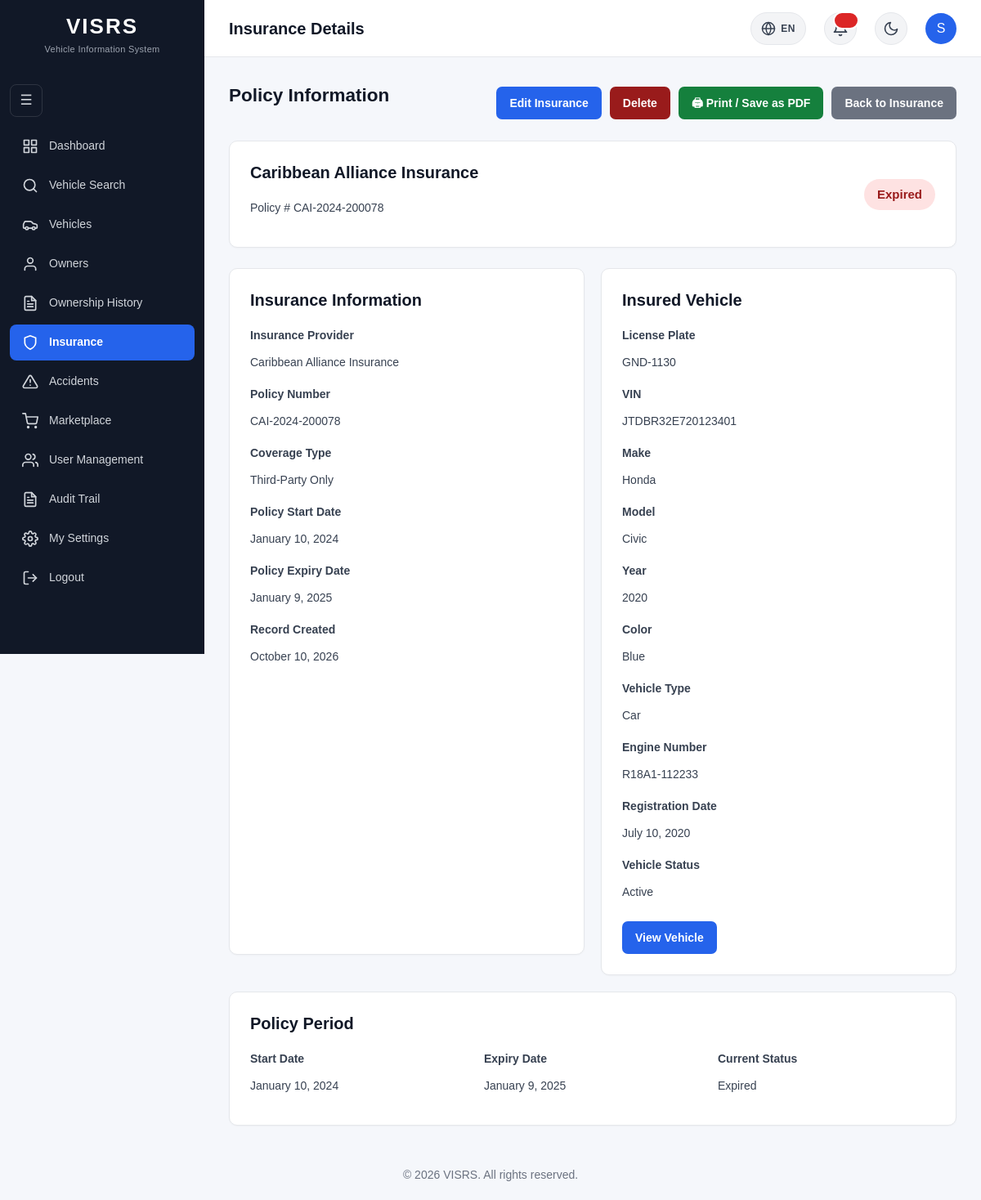
The page /insurance/view.php?id=24 (signed in) on the database its author committed.
### tables this page shows
CREATE TABLE `insurance` (
  `InsuranceID` int(11) NOT NULL,
  `VehicleID` int(11) NOT NULL,
  `ProviderName` varchar(150) NOT NULL,
  `PolicyNumber` varchar(100) NOT NULL,
  `CoverageType` varchar(100) DEFAULT NULL,
  `StartDate` date DEFAULT NULL,
  `ExpiryDate` date DEFAULT NULL,
  `Status` enum('Active','Expired','Cancelled') NOT NULL DEFAULT 'Active',
  `CreatedAt` timestamp NOT NULL DEFAULT current_timestamp()
);

CREATE TABLE `vehicles` (
  `VehicleID` int(11) NOT NULL,
  `PlateNumber` varchar(20) NOT NULL,
  `VIN` varchar(50) NOT NULL,
  `OwnerID` int(11) NOT NULL,
  `SellerID` int(11) DEFAULT NULL,
  `Make` varchar(100) NOT NULL,
  `Model` varchar(100) NOT NULL,
  `VehicleYear` year(4) NOT NULL,
  `Mileage` int(10) UNSIGNED DEFAULT NULL,
  `LastServiceDate` date DEFAULT NULL,
  `OilChangeIntervalKm` int(10) UNSIGNED DEFAULT NULL,
  `LastOilChangeDate` date DEFAULT NULL,
  `LastOilChangeMileage` int(10) UNSIGNED DEFAULT NULL,
  `Color` varchar(50) DEFAULT NULL,
  `VehicleType` varchar(50) DEFAULT NULL,
  `EngineNumber` varchar(100) DEFAULT NULL,
  `RegistrationDate` date DEFAULT NULL,
  `Status` enum('Active','Inactive','Stolen','Sold') NOT NULL DEFAULT 'Active',
  `CreatedAt` timestamp NOT NULL DEFAULT current_timestamp()
);

### insurance/view.php (the view, shortened to what the rows shown need)
<?php
require_once __DIR__ . "/../includes/database.php";
$insuranceID = (int) (
    $_GET["id"] ?? 0
);
$stmt = $pdo->prepare("
    SELECT
        i.InsuranceID,
        i.VehicleID,
        i.ProviderName,
        i.PolicyNumber,
        i.CoverageType,
        i.StartDate,
        i.ExpiryDate,
        i.Status,
        i.CreatedAt,
        v.PlateNumber,
        v.VIN,
        v.Make,
        v.Model,
        v.VehicleYear,
        v.Color,
        v.VehicleType,
        v.EngineNumber,
        v.RegistrationDate,
        v.Status AS VehicleStatus,
        o.UserID AS OwnerUserID
    FROM insurance i
    INNER JOIN vehicles v
        ON i.VehicleID = v.VehicleID
    INNER JOIN owners o
        ON v.OwnerID = o.OwnerID
    WHERE i.InsuranceID = ?
    LIMIT 1
");
$stmt->execute([
    $insuranceID
]);
$insurance = $stmt->fetch();
    ?>
    <?php
function formatInsuranceDate($date)
{
    $timestamp = strtotime($date);
    return date(
        "F j, Y",
        $timestamp
    );
}
$status = $insurance["Status"];
$statusBackground = "#e5e7eb";
$statusColor = "#374151";
if ($status === "Active") {
    $statusBackground = "#dcfce7";
    $statusColor = "#166534";
} elseif ($status === "Expired") {
    $statusBackground = "#fee2e2";
    $statusColor = "#991b1b";
} elseif ($status === "Cancelled") {
    $statusBackground = "#fef3c7";
    $statusColor = "#92400e";
}
require_once "../includes/head.php";
?>
<body>
<div class="layout">
    <?php require_once __DIR__ . "/../includes/sidebar.php"; ?>
    <main class="main-content">
        <div class="content">
            <div
                style="
                    display:flex;
                    justify-content:space-between;
                    align-items:center;
                    gap:10px;
                    flex-wrap:wrap;
                    margin-bottom:20px;
                "
            >
                <div>
                    <h2>
                        Policy Information
                    </h2>
                </div>
            </div>
            <div class="card">
                <div
                    style="
                        display:flex;
                        justify-content:space-between;
                        align-items:center;
                        gap:20px;
                        flex-wrap:wrap;
                    "
                >
                    <div>
                        <h2>
                            <?= htmlspecialchars(
                                $insurance["ProviderName"]
                            ) ?>
                        </h2>
                        <p>
                            Policy #
                            <?= htmlspecialchars(
                                $insurance["PolicyNumber"]
                            ) ?>
                        </p>
                    </div>
                    <span
                        style="
                            display:inline-block;
                            padding:8px 16px;
                            border-radius:20px;
                            background:<?= $statusBackground ?>;
                            color:<?= $statusColor ?>;
                            font-weight:600;
                        "
                    >
                        <?= htmlspecialchars(
                            $status
                        ) ?>
                    </span>
                </div>
            </div>
            <div
                style="
                    display:grid;
                    grid-template-columns:
                        repeat(
                            auto-fit,
                            minmax(280px, 1fr)
                        );
                    gap:20px;
                    margin-top:20px;
                "
            >
                <div class="card">
                    <h2>
                        Insurance Information
                    </h2>
                    <div
                        style="
                            margin-top:20px;
                        "
                    >
                        <p>
                            <strong>
                            </strong>
                        </p>
                        <p>
                            <?= htmlspecialchars(
                                $insurance["ProviderName"]
                            ) ?>
                        </p>
                    </div>
                    <div
                        style="
                            margin-top:18px;
                        "
                    >
                        <p>
                            <strong>
                            </strong>
                        </p>
                        <p>
                            <?= htmlspecialchars(
                                $insurance["PolicyNumber"]
                            ) ?>
                        </p>
                    </div>
                    <div
                        style="
                            margin-top:18px;
                        "
                    >
                        <p>
                            <strong>
                            </strong>
                        </p>
                        <p>
                            <?= $insurance["CoverageType"]
                                ? htmlspecialchars(
                                    $insurance["CoverageType"]
                                )
                                : "Not specified"
                            ?>
                        </p>
                    </div>
                    <div
                        style="
                            margin-top:18px;
                        "
                    >
                        <p>
                            <strong>
                            </strong>
                        </p>
                        <p>
                            <?= formatInsuranceDate(
                                $insurance["StartDate"]
                            ) ?>
                        </p>
                    </div>
                    <div
                        style="
                            margin-top:18px;
                        "
                    >
                        <p>
                            <strong>
                            </strong>
                        </p>
                        <p>
                            <?= formatInsuranceDate(
                                $insurance["ExpiryDate"]
                            ) ?>
                        </p>
                    </div>
                    <div
                        style="
                            margin-top:18px;
                        "
                    >
                        <p>
                            <strong>
                            </strong>
                        </p>
                        <p>
                            <?= formatInsuranceDate(
                                $insurance["CreatedAt"]
                            ) ?>
                        </p>
                    </div>
                </div>
                <div class="card">
                    <h2>
                        Insured Vehicle
                    </h2>
                    <div
                        style="
                            margin-top:20px;
                        "
                    >
                        <p>
                            <strong>
                            </strong>
                        </p>
                        <p>
                            <?= htmlspecialchars(
                                $insurance["PlateNumber"]
                            ) ?>
                        </p>
                    </div>
                    <div
                        style="
                            margin-top:18px;
                        "
                    >
                        <p>
                            <strong>
                            </strong>
                        </p>
                        <p>
                            <?= htmlspecialchars(
                                $insurance["VIN"]
                            ) ?>
                        </p>
                    </div>
                    <div
                        style="
                            margin-top:18px;
                        "
                    >
                        <p>
                            <strong>
                            </strong>
                        </p>
                        <p>
                            <?= htmlspecialchars(
                                $insurance["Make"]
                            ) ?>
                        </p>
                    </div>
                    <div
                        style="
                            margin-top:18px;
                        "
                    >
                        <p>
                            <strong>
                            </strong>
                        </p>
                        <p>
                            <?= htmlspecialchars(
                                $insurance["Model"]
                            ) ?>
                        </p>
                    </div>
                    <div
                        style="
                            margin-top:18px;
                        "
                    >
                        <p>
                            <strong>
                            </strong>
                        </p>
                        <p>
                            <?= htmlspecialchars(
                                $insurance["VehicleYear"]
                            ) ?>
                        </p>
                    </div>
                    <div
                        style="
                            margin-top:18px;
                        "
                    >
                        <p>
                            <strong>
                            </strong>
                        </p>
                        <p>
                            <?= $insurance["Color"]
                                ? htmlspecialchars(
                                    $insurance["Color"]
                                )
                                : "Not specified"
                            ?>
                        </p>
                    </div>
                    <div
                        style="
                            margin-top:18px;
                        "
                    >
                        <p>
                            <strong>
                            </strong>
                        </p>
                        <p>
                            <?= $insurance["VehicleType"]
                                ? htmlspecialchars(
                                    $insurance["VehicleType"]
                                )
                                : "Not specified"
                            ?>
                        </p>
                    </div>
                    <div
                        style="
                            margin-top:18px;
                        "
                    >
                        <p>
                            <strong>
                            </strong>
                        </p>
                        <p>
                            <?= $insurance["EngineNumber"]
                                ? htmlspecialchars(
                                    $insurance["EngineNumber"]
                                )
                                : "Not specified"
                            ?>
                        </p>
                    </div>
                    <div
                        style="
                            margin-top:18px;
                        "
                    >
                        <p>
                            <strong>
                            </strong>
                        </p>
                        <p>
                            <?= formatInsuranceDate(
                                $insurance["RegistrationDate"]
                            ) ?>
                        </p>
                    </div>
                    <div
                        style="
                            margin-top:18px;
                        "
                    >
                        <p>
                            <strong>
                            </strong>
                        </p>
                        <p>
                            <?= htmlspecialchars(
                                $insurance["VehicleStatus"]
                            ) ?>
                        </p>
                    </div>
                </div>
            </div>
            <div
                class="card"
                style="
                    margin-top:20px;
                "
            >
                <h2>
                    Policy Period
                </h2>
                <div
                    style="
                        display:grid;
                        grid-template-columns:
                            repeat(
                                auto-fit,
                                minmax(220px, 1fr)
                            );
                        gap:20px;
                        margin-top:20px;
                    "
                >
                    <div>
                        <p>
                            <strong>
                            </strong>
                        </p>
                        <p>
                            <?= formatInsuranceDate(
                                $insurance["StartDate"]
                            ) ?>
                        </p>
                    </div>
                    <div>
                        <p>
                            <strong>
                            </strong>
                        </p>
                        <p>
                            <?= formatInsuranceDate(
                                $insurance["ExpiryDate"]
                            ) ?>
                        </p>
                    </div>
                    <div>
                        <p>
                            <strong>
                            </strong>
                        </p>
                        <p>
                            <?= htmlspecialchars(
                                $insurance["Status"]
                            ) ?>
                        </p>
                    </div>
                </div>
            </div>
        </div>
    </main>
</div>
<?php require_once __DIR__ . "/../includes/footer.php"; ?>

### rows shown on the page
insurance: ProviderName "Caribbean Alliance Insurance", PolicyNumber "CAI-2024-200078", Status "Expired", CoverageType "Third-Party Only", StartDate "January 10, 2024", ExpiryDate "January 9, 2025", CreatedAt "October 10, 2026", VehicleID.PlateNumber "GND-1130", VehicleID.VIN "JTDBR32E720123401", VehicleID.Make "Honda", VehicleID.Model "Civic", VehicleID.VehicleYear "2020", VehicleID.Color "Blue", VehicleID.VehicleType "Car", VehicleID.EngineNumber "R18A1-112233", VehicleID.RegistrationDate "July 10, 2020", VehicleID.Status "Active"

### other values the page prints
$pageTitle "Insurance Details"
substr($headerFirstName, 0, 1) "S"
